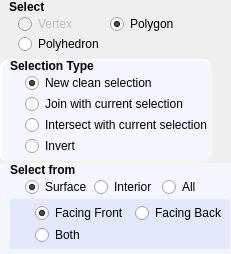
<?xml version="1.0" encoding="UTF-8"?>
<ui version="4.0">
 <class>MouseSelectionConfig</class>
 <widget class="QWidget" name="MouseSelectionConfig">
  <property name="geometry">
   <rect>
    <x>0</x>
    <y>0</y>
    <width>205</width>
    <height>242</height>
   </rect>
  </property>
  <property name="sizePolicy">
   <sizepolicy hsizetype="Maximum" vsizetype="Maximum">
    <horstretch>0</horstretch>
    <verstretch>0</verstretch>
   </sizepolicy>
  </property>
  <property name="minimumSize">
   <size>
    <width>0</width>
    <height>0</height>
   </size>
  </property>
  <property name="windowTitle">
   <string>Form</string>
  </property>
  <layout class="QVBoxLayout" name="verticalLayout_2">
   <property name="spacing">
    <number>0</number>
   </property>
   <property name="margin">
    <number>0</number>
   </property>
   <item>
    <widget class="QWidget" name="widget" native="true">
     <property name="sizePolicy">
      <sizepolicy hsizetype="Maximum" vsizetype="Maximum">
       <horstretch>0</horstretch>
       <verstretch>0</verstretch>
      </sizepolicy>
     </property>
     <layout class="QVBoxLayout" name="verticalLayout">
      <property name="spacing">
       <number>0</number>
      </property>
      <property name="topMargin">
       <number>0</number>
      </property>
      <property name="bottomMargin">
       <number>5</number>
      </property>
      <item>
       <widget class="QLabel" name="label">
        <property name="sizePolicy">
         <sizepolicy hsizetype="Maximum" vsizetype="Maximum">
          <horstretch>0</horstretch>
          <verstretch>0</verstretch>
         </sizepolicy>
        </property>
        <property name="font">
         <font>
          <weight>75</weight>
          <bold>true</bold>
         </font>
        </property>
        <property name="text">
         <string>Select</string>
        </property>
        <property name="margin">
         <number>3</number>
        </property>
       </widget>
      </item>
      <item>
       <widget class="QWidget" name="widget_element_type" native="true">
        <property name="sizePolicy">
         <sizepolicy hsizetype="Maximum" vsizetype="Maximum">
          <horstretch>0</horstretch>
          <verstretch>0</verstretch>
         </sizepolicy>
        </property>
        <layout class="QGridLayout" name="gridLayout">
         <property name="leftMargin">
          <number>9</number>
         </property>
         <property name="topMargin">
          <number>0</number>
         </property>
         <property name="bottomMargin">
          <number>0</number>
         </property>
         <property name="verticalSpacing">
          <number>0</number>
         </property>
         <item row="0" column="0">
          <widget class="QRadioButton" name="radio_vertex">
           <property name="enabled">
            <bool>false</bool>
           </property>
           <property name="text">
            <string>Vertex</string>
           </property>
          </widget>
         </item>
         <item row="0" column="1">
          <widget class="QRadioButton" name="radio_polygon">
           <property name="text">
            <string>Polygon</string>
           </property>
           <property name="checked">
            <bool>true</bool>
           </property>
          </widget>
         </item>
         <item row="1" column="0">
          <widget class="QRadioButton" name="radio_polyhedron">
           <property name="text">
            <string>Polyhedron</string>
           </property>
          </widget>
         </item>
        </layout>
       </widget>
      </item>
     </layout>
    </widget>
   </item>
   <item>
    <widget class="QWidget" name="widgetCommonSelection" native="true">
     <property name="sizePolicy">
      <sizepolicy hsizetype="Maximum" vsizetype="Maximum">
       <horstretch>0</horstretch>
       <verstretch>0</verstretch>
      </sizepolicy>
     </property>
     <property name="styleSheet">
      <string notr="true">#widgetCommonSelection{
background-color: rgb(245, 245, 255);
     border-style: outset;
     border-width: 2px;
     border-radius: 10px;
     border-color: beige;
     font: bold 14px;
     min-width: 10em;
     padding: 6px;
}
.QWidget{
background-color: rgb(245, 245, 255);

}</string>
     </property>
     <layout class="QVBoxLayout" name="verticalLayout_10">
      <property name="spacing">
       <number>0</number>
      </property>
      <property name="leftMargin">
       <number>10</number>
      </property>
      <property name="topMargin">
       <number>0</number>
      </property>
      <property name="rightMargin">
       <number>1</number>
      </property>
      <property name="bottomMargin">
       <number>5</number>
      </property>
      <item>
       <widget class="QLabel" name="label_5">
        <property name="font">
         <font>
          <weight>75</weight>
          <bold>true</bold>
         </font>
        </property>
        <property name="text">
         <string>Selection Type</string>
        </property>
        <property name="margin">
         <number>3</number>
        </property>
        <property name="indent">
         <number>0</number>
        </property>
       </widget>
      </item>
      <item>
       <widget class="QWidget" name="widget_7" native="true">
        <property name="sizePolicy">
         <sizepolicy hsizetype="Maximum" vsizetype="Preferred">
          <horstretch>0</horstretch>
          <verstretch>0</verstretch>
         </sizepolicy>
        </property>
        <layout class="QVBoxLayout" name="verticalLayout_3">
         <property name="spacing">
          <number>1</number>
         </property>
         <property name="leftMargin">
          <number>15</number>
         </property>
         <property name="topMargin">
          <number>0</number>
         </property>
         <property name="rightMargin">
          <number>0</number>
         </property>
         <property name="bottomMargin">
          <number>2</number>
         </property>
         <item>
          <widget class="QRadioButton" name="radio_new_selection">
           <property name="text">
            <string>New clean selection</string>
           </property>
           <property name="checked">
            <bool>true</bool>
           </property>
          </widget>
         </item>
         <item>
          <widget class="QRadioButton" name="radio_join_selection">
           <property name="text">
            <string>Join with current selection</string>
           </property>
          </widget>
         </item>
         <item>
          <widget class="QRadioButton" name="radio_intersect_selection">
           <property name="text">
            <string>Intersect with current selection</string>
           </property>
          </widget>
         </item>
         <item>
          <widget class="QRadioButton" name="radio_invert">
           <property name="text">
            <string>Invert</string>
           </property>
          </widget>
         </item>
        </layout>
       </widget>
      </item>
     </layout>
    </widget>
   </item>
   <item>
    <widget class="QWidget" name="widget4" native="true">
     <property name="sizePolicy">
      <sizepolicy hsizetype="Maximum" vsizetype="Maximum">
       <horstretch>0</horstretch>
       <verstretch>0</verstretch>
      </sizepolicy>
     </property>
     <property name="styleSheet">
      <string notr="true">#widgetCommonSelection{
background-color: rgb(245, 245, 255);
     border-style: outset;
     border-width: 2px;
     border-radius: 10px;
     border-color: beige;
     font: bold 14px;
     min-width: 10em;
     padding: 6px;
}
.QWidget{
background-color: rgb(245, 245, 255);

}</string>
     </property>
     <layout class="QVBoxLayout" name="verticalLayout_11">
      <property name="spacing">
       <number>0</number>
      </property>
      <property name="leftMargin">
       <number>10</number>
      </property>
      <property name="topMargin">
       <number>0</number>
      </property>
      <property name="rightMargin">
       <number>1</number>
      </property>
      <property name="bottomMargin">
       <number>5</number>
      </property>
      <item>
       <widget class="QLabel" name="label_6">
        <property name="font">
         <font>
          <weight>75</weight>
          <bold>true</bold>
         </font>
        </property>
        <property name="text">
         <string>Select from</string>
        </property>
        <property name="margin">
         <number>3</number>
        </property>
        <property name="indent">
         <number>0</number>
        </property>
       </widget>
      </item>
      <item>
       <widget class="QWidget" name="widget_8" native="true">
        <layout class="QHBoxLayout" name="horizontalLayout">
         <property name="spacing">
          <number>1</number>
         </property>
         <property name="leftMargin">
          <number>15</number>
         </property>
         <property name="topMargin">
          <number>0</number>
         </property>
         <property name="rightMargin">
          <number>0</number>
         </property>
         <property name="bottomMargin">
          <number>2</number>
         </property>
         <item>
          <widget class="QRadioButton" name="radio_surface">
           <property name="text">
            <string>Surface</string>
           </property>
           <property name="checked">
            <bool>true</bool>
           </property>
          </widget>
         </item>
         <item>
          <widget class="QRadioButton" name="radio_interior">
           <property name="text">
            <string>Interior</string>
           </property>
          </widget>
         </item>
         <item>
          <widget class="QRadioButton" name="radio_all">
           <property name="text">
            <string>All</string>
           </property>
          </widget>
         </item>
        </layout>
       </widget>
      </item>
      <item>
       <widget class="QWidget" name="widget_from_surface_option" native="true">
        <property name="styleSheet">
         <string notr="true">
.QWidget{
	background-color: rgb(228, 232, 255) ;

}</string>
        </property>
        <layout class="QGridLayout" name="gridLayout_2">
         <property name="leftMargin">
          <number>25</number>
         </property>
         <property name="topMargin">
          <number>4</number>
         </property>
         <property name="rightMargin">
          <number>0</number>
         </property>
         <property name="bottomMargin">
          <number>4</number>
         </property>
         <property name="verticalSpacing">
          <number>2</number>
         </property>
         <item row="0" column="0">
          <widget class="QRadioButton" name="radio_ccw">
           <property name="text">
            <string>Facing Front</string>
           </property>
           <property name="checked">
            <bool>true</bool>
           </property>
          </widget>
         </item>
         <item row="0" column="1">
          <widget class="QRadioButton" name="radio_cw">
           <property name="text">
            <string>Facing Back </string>
           </property>
          </widget>
         </item>
         <item row="1" column="0">
          <widget class="QRadioButton" name="radio_both">
           <property name="text">
            <string>Both</string>
           </property>
          </widget>
         </item>
        </layout>
       </widget>
      </item>
     </layout>
    </widget>
   </item>
  </layout>
 </widget>
 <resources/>
 <connections>
  <connection>
   <sender>radio_surface</sender>
   <signal>toggled(bool)</signal>
   <receiver>widget_from_surface_option</receiver>
   <slot>setEnabled(bool)</slot>
   <hints>
    <hint type="sourcelabel">
     <x>86</x>
     <y>237</y>
    </hint>
    <hint type="destinationlabel">
     <x>144</x>
     <y>260</y>
    </hint>
   </hints>
  </connection>
  <connection>
   <sender>radio_new_selection</sender>
   <signal>toggled(bool)</signal>
   <receiver>widget_element_type</receiver>
   <slot>setEnabled(bool)</slot>
   <hints>
    <hint type="sourcelabel">
     <x>111</x>
     <y>87</y>
    </hint>
    <hint type="destinationlabel">
     <x>89</x>
     <y>36</y>
    </hint>
   </hints>
  </connection>
 </connections>
</ui>
